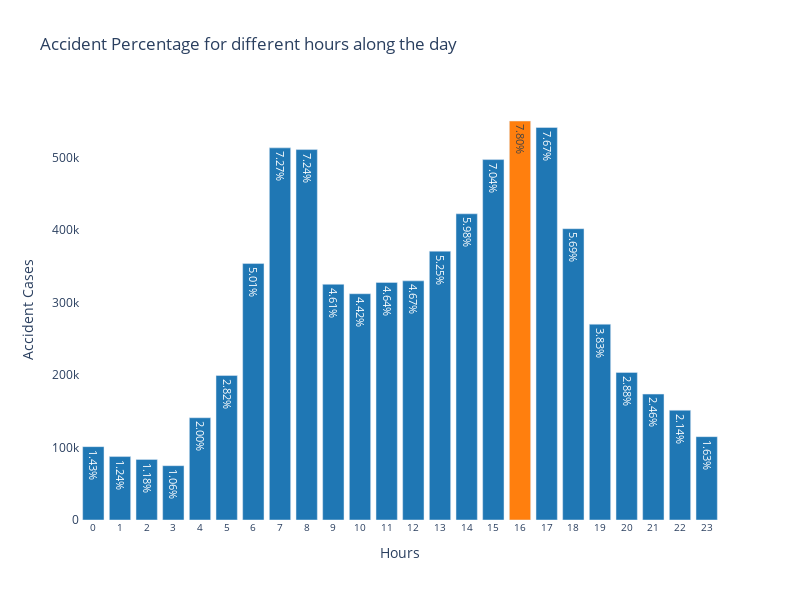

Write notebook code for a chart like this one.
### Code cell
## TRAFFIC ACCIDENTS - HOURLY ANALYSIS - BARPLOT ##

import pandas as pd
import plotly.graph_objects as go
import pyspark.sql.functions as F

# Compute the count of cases for each hour
hour_df = df_pyspark_clean.select(F.hour('Start_Time').alias('Hours')).groupBy('Hours').count()

# Convert the PySpark DataFrame to Pandas DataFrame
hour_df_pd = hour_df.toPandas()

# Rename the columns
hour_df_pd = hour_df_pd.rename(columns={'Hours': 'Hours', 'count': 'Cases'})

# Calculate the total number of cases
total_cases = hour_df_pd['Cases'].sum()

# Calculate the percentage for each hour
hour_df_pd['Percentage'] = (hour_df_pd['Cases'] / total_cases) * 100

# Find the hour with the highest percentage
max_percentage_hour = hour_df_pd['Percentage'].idxmax()

# Create a color list for the bars
colors = ['#1f77b4'] * 24
colors[max_percentage_hour] = '#ff7f0e'  # Set a different color for the bar with the highest percentage

# Create the bar chart
fig = go.Figure(data=[go.Bar(
    x=hour_df_pd['Hours'],
    y=hour_df_pd['Cases'],
    text=hour_df_pd['Percentage'].apply(lambda x: f'{x:.2f}%'),
    textposition='auto',  # Display the text on the bars
   marker=dict(color=colors)  # Set the bar colors
    ## marker_color=sns.color_palette()  # Set the bar colors using the Seaborn palette

)])

# Configure the layout
fig.update_layout(
    title='\nAccident Percentage\nfor different hours along the day\n',
    xaxis=dict(
        tickmode='linear',
        tick0=0,  # Start the tick from 0
        dtick=1,  # Set the tick interval to 1
        range=[-0.5, 23.5],  # Set the x-axis range from -0.5 to 23.5
        tickfont=dict(size=10)  # Adjust the tick font size
    ),
    xaxis_title='\nHours\n',
    yaxis_title='\nAccident Cases\n',
    plot_bgcolor='white',
    showlegend=False,
    height=600,
    width=800
)

# Show the figure
fig.show()

### Figure 1 — Plotly figure (JSON) as saved in the notebook; plotly's stock layout.template omitted (floating-point values rounded to 4 significant figures)
{"data": [{"marker": {"color": ["#1f77b4", "#1f77b4", "#1f77b4", "#1f77b4", "#1f77b4", "#ff7f0e", "#1f77b4", "#1f77b4", "#1f77b4", "#1f77b4", "#1f77b4", "#1f77b4", "#1f77b4", "#1f77b4", "#1f77b4", "#1f77b4", "#1f77b4", "#1f77b4", "#1f77b4", "#1f77b4", "#1f77b4", "#1f77b4", "#1f77b4", "#1f77b4"]}, "text": ["4.67%", "2.14%", "1.24%", "5.25%", "5.01%", "7.80%", "1.06%", "2.88%", "2.82%", "3.83%", "7.04%", "4.61%", "7.67%", "2.00%", "7.24%", "1.63%", "7.27%", "4.42%", "2.46%", "4.64%", "5.98%", "1.18%", "1.43%", "5.69%"], "textposition": "auto", "type": "bar", "x": [12, 22, 1, 13, 6, 16, 3, 20, 5, 19, 15, 9, 17, 4, 8, 23, 7, 10, 21, 11, 14, 2, 0, 18], "y": [330050, 151459, 87536, 371032, 353936, 550671, 74963, 203695, 199384, 270234, 497413, 325306, 541680, 141137, 511247, 115034, 513608, 312279, 173765, 327885, 422614, 83611, 101263, 402037]}], "layout": {"height": 600, "plot_bgcolor": "white", "showlegend": false, "title": {"text": "\nAccident Percentage\nfor different hours along the day\n"}, "width": 800, "xaxis": {"dtick": 1, "range": [-0.5, 23.5], "tick0": 0, "tickfont": {"size": 10}, "tickmode": "linear", "title": {"text": "\nHours\n"}, "type": "linear"}, "yaxis": {"autorange": true, "range": [0, 579700.0], "title": {"text": "\nAccident Cases\n"}, "type": "linear"}}}
